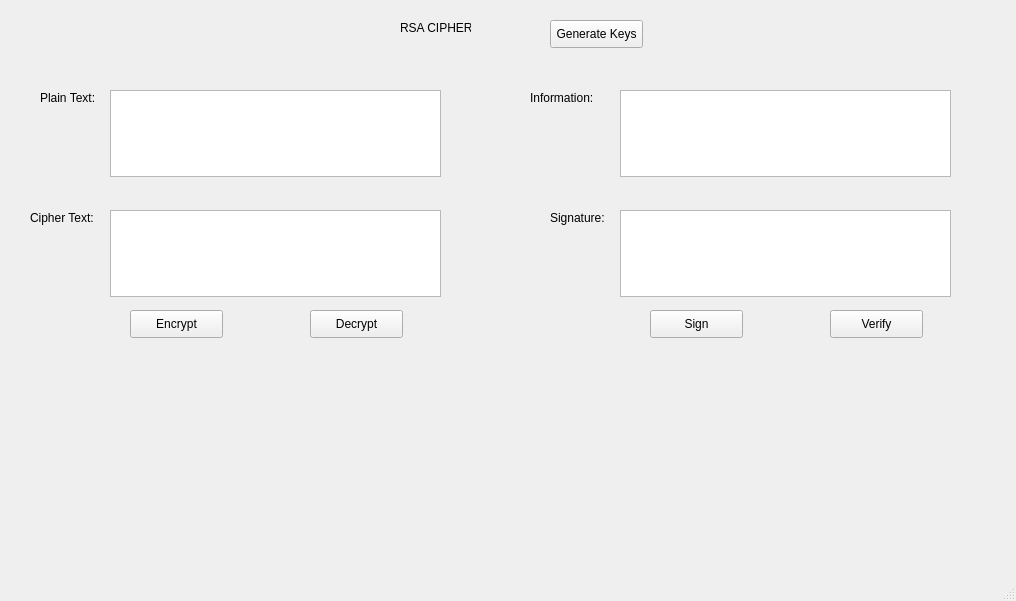
<?xml version="1.0" encoding="UTF-8"?>
<ui version="4.0">
 <class>MainWindow</class>
 <widget class="QMainWindow" name="MainWindow">
  <property name="geometry">
   <rect>
    <x>0</x>
    <y>0</y>
    <width>1016</width>
    <height>601</height>
   </rect>
  </property>
  <property name="windowTitle">
   <string>MainWindow</string>
  </property>
  <widget class="QWidget" name="centralwidget">
   <widget class="QLabel" name="label">
    <property name="geometry">
     <rect>
      <x>400</x>
      <y>20</y>
      <width>71</width>
      <height>16</height>
     </rect>
    </property>
    <property name="text">
     <string>RSA CIPHER</string>
    </property>
   </widget>
   <widget class="QPushButton" name="btn_gen_keys">
    <property name="geometry">
     <rect>
      <x>550</x>
      <y>20</y>
      <width>93</width>
      <height>28</height>
     </rect>
    </property>
    <property name="text">
     <string>Generate Keys</string>
    </property>
   </widget>
   <widget class="QLabel" name="label_2">
    <property name="geometry">
     <rect>
      <x>40</x>
      <y>90</y>
      <width>61</width>
      <height>16</height>
     </rect>
    </property>
    <property name="text">
     <string>Plain Text:</string>
    </property>
   </widget>
   <widget class="QPlainTextEdit" name="plainTextEdit">
    <property name="geometry">
     <rect>
      <x>110</x>
      <y>90</y>
      <width>331</width>
      <height>87</height>
     </rect>
    </property>
   </widget>
   <widget class="QPlainTextEdit" name="txt_plain_text">
    <property name="geometry">
     <rect>
      <x>110</x>
      <y>90</y>
      <width>331</width>
      <height>87</height>
     </rect>
    </property>
   </widget>
   <widget class="QPlainTextEdit" name="txt_cipher_text">
    <property name="geometry">
     <rect>
      <x>110</x>
      <y>210</y>
      <width>331</width>
      <height>87</height>
     </rect>
    </property>
   </widget>
   <widget class="QLabel" name="label_3">
    <property name="geometry">
     <rect>
      <x>30</x>
      <y>210</y>
      <width>71</width>
      <height>16</height>
     </rect>
    </property>
    <property name="text">
     <string>Cipher Text:</string>
    </property>
   </widget>
   <widget class="QPlainTextEdit" name="txt_info">
    <property name="geometry">
     <rect>
      <x>620</x>
      <y>90</y>
      <width>331</width>
      <height>87</height>
     </rect>
    </property>
   </widget>
   <widget class="QPlainTextEdit" name="txt_sign">
    <property name="geometry">
     <rect>
      <x>620</x>
      <y>210</y>
      <width>331</width>
      <height>87</height>
     </rect>
    </property>
   </widget>
   <widget class="QLabel" name="label_4">
    <property name="geometry">
     <rect>
      <x>530</x>
      <y>90</y>
      <width>81</width>
      <height>16</height>
     </rect>
    </property>
    <property name="text">
     <string>Information:</string>
    </property>
   </widget>
   <widget class="QLabel" name="label_5">
    <property name="geometry">
     <rect>
      <x>550</x>
      <y>210</y>
      <width>81</width>
      <height>16</height>
     </rect>
    </property>
    <property name="text">
     <string>Signature:</string>
    </property>
   </widget>
   <widget class="QPushButton" name="btn_encrypt">
    <property name="geometry">
     <rect>
      <x>130</x>
      <y>310</y>
      <width>93</width>
      <height>28</height>
     </rect>
    </property>
    <property name="text">
     <string>Encrypt</string>
    </property>
   </widget>
   <widget class="QPushButton" name="btn_decrypt">
    <property name="geometry">
     <rect>
      <x>310</x>
      <y>310</y>
      <width>93</width>
      <height>28</height>
     </rect>
    </property>
    <property name="text">
     <string>Decrypt</string>
    </property>
   </widget>
   <widget class="QPushButton" name="btn_sign">
    <property name="geometry">
     <rect>
      <x>650</x>
      <y>310</y>
      <width>93</width>
      <height>28</height>
     </rect>
    </property>
    <property name="text">
     <string>Sign</string>
    </property>
   </widget>
   <widget class="QPushButton" name="btn_verify">
    <property name="geometry">
     <rect>
      <x>830</x>
      <y>310</y>
      <width>93</width>
      <height>28</height>
     </rect>
    </property>
    <property name="text">
     <string>Verify</string>
    </property>
   </widget>
  </widget>
  <widget class="QMenuBar" name="menubar">
   <property name="geometry">
    <rect>
     <x>0</x>
     <y>0</y>
     <width>1016</width>
     <height>26</height>
    </rect>
   </property>
  </widget>
  <widget class="QStatusBar" name="statusbar"/>
 </widget>
 <resources/>
 <connections/>
</ui>
